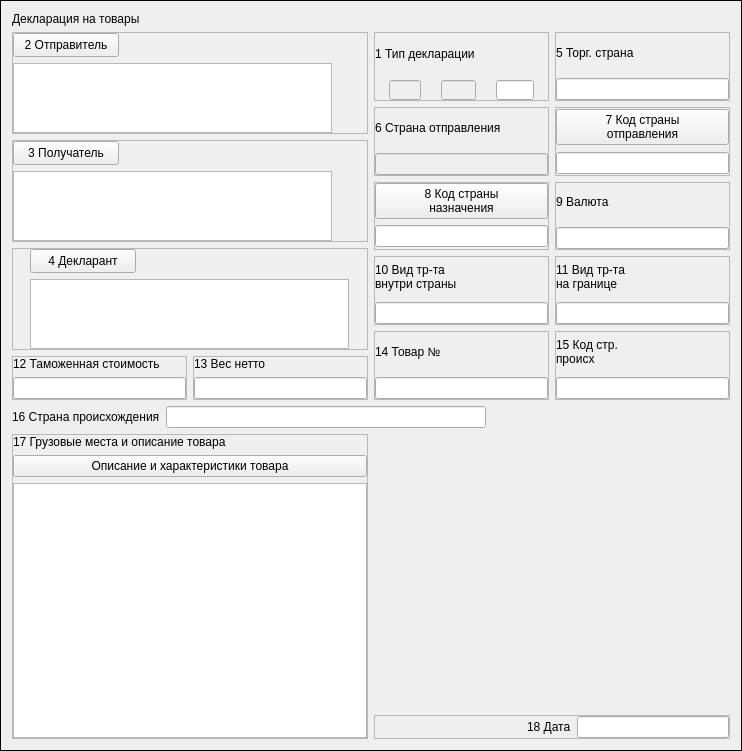
<?xml version="1.0" encoding="UTF-8"?>
<ui version="4.0">
 <class>Frame</class>
 <widget class="QFrame" name="Frame">
  <property name="geometry">
   <rect>
    <x>0</x>
    <y>0</y>
    <width>742</width>
    <height>751</height>
   </rect>
  </property>
  <property name="windowTitle">
   <string>Frame</string>
  </property>
  <property name="frameShape">
   <enum>QFrame::Box</enum>
  </property>
  <layout class="QVBoxLayout" name="verticalLayout_28">
   <item>
    <layout class="QVBoxLayout" name="verticalLayout_25">
     <item>
      <widget class="QLabel" name="label_5">
       <property name="text">
        <string>Декларация на товары</string>
       </property>
      </widget>
     </item>
     <item>
      <layout class="QVBoxLayout" name="verticalLayout_24">
       <item>
        <layout class="QHBoxLayout" name="horizontalLayout_24">
         <item>
          <layout class="QVBoxLayout" name="verticalLayout_21">
           <item>
            <widget class="QFrame" name="frame">
             <property name="frameShape">
              <enum>QFrame::StyledPanel</enum>
             </property>
             <property name="frameShadow">
              <enum>QFrame::Raised</enum>
             </property>
             <layout class="QVBoxLayout" name="verticalLayout_16">
              <property name="leftMargin">
               <number>0</number>
              </property>
              <property name="topMargin">
               <number>0</number>
              </property>
              <property name="rightMargin">
               <number>0</number>
              </property>
              <property name="bottomMargin">
               <number>0</number>
              </property>
              <item>
               <layout class="QVBoxLayout" name="verticalLayout_7">
                <item>
                 <widget class="QPushButton" name="pushButton_1">
                  <property name="minimumSize">
                   <size>
                    <width>106</width>
                    <height>24</height>
                   </size>
                  </property>
                  <property name="maximumSize">
                   <size>
                    <width>106</width>
                    <height>24</height>
                   </size>
                  </property>
                  <property name="text">
                   <string>2 Отправитель</string>
                  </property>
                 </widget>
                </item>
                <item>
                 <widget class="QTextEdit" name="textEdit_1">
                  <property name="minimumSize">
                   <size>
                    <width>319</width>
                    <height>70</height>
                   </size>
                  </property>
                  <property name="maximumSize">
                   <size>
                    <width>319</width>
                    <height>70</height>
                   </size>
                  </property>
                 </widget>
                </item>
               </layout>
              </item>
             </layout>
            </widget>
           </item>
           <item>
            <widget class="QFrame" name="frame_2">
             <property name="frameShape">
              <enum>QFrame::StyledPanel</enum>
             </property>
             <property name="frameShadow">
              <enum>QFrame::Raised</enum>
             </property>
             <layout class="QVBoxLayout" name="verticalLayout_17">
              <property name="leftMargin">
               <number>0</number>
              </property>
              <property name="topMargin">
               <number>0</number>
              </property>
              <property name="rightMargin">
               <number>0</number>
              </property>
              <property name="bottomMargin">
               <number>0</number>
              </property>
              <item>
               <layout class="QVBoxLayout" name="verticalLayout_6">
                <item>
                 <widget class="QPushButton" name="pushButton_2">
                  <property name="minimumSize">
                   <size>
                    <width>106</width>
                    <height>24</height>
                   </size>
                  </property>
                  <property name="maximumSize">
                   <size>
                    <width>106</width>
                    <height>24</height>
                   </size>
                  </property>
                  <property name="text">
                   <string>3 Получатель</string>
                  </property>
                 </widget>
                </item>
                <item>
                 <widget class="QTextEdit" name="textEdit_2">
                  <property name="minimumSize">
                   <size>
                    <width>319</width>
                    <height>70</height>
                   </size>
                  </property>
                  <property name="maximumSize">
                   <size>
                    <width>319</width>
                    <height>70</height>
                   </size>
                  </property>
                 </widget>
                </item>
               </layout>
              </item>
             </layout>
            </widget>
           </item>
           <item>
            <widget class="QFrame" name="frame_3">
             <property name="frameShape">
              <enum>QFrame::StyledPanel</enum>
             </property>
             <property name="frameShadow">
              <enum>QFrame::Raised</enum>
             </property>
             <layout class="QHBoxLayout" name="horizontalLayout_3">
              <property name="leftMargin">
               <number>0</number>
              </property>
              <property name="topMargin">
               <number>0</number>
              </property>
              <property name="rightMargin">
               <number>0</number>
              </property>
              <property name="bottomMargin">
               <number>0</number>
              </property>
              <item>
               <layout class="QVBoxLayout" name="verticalLayout_5">
                <item>
                 <widget class="QPushButton" name="pushButton_3">
                  <property name="minimumSize">
                   <size>
                    <width>106</width>
                    <height>24</height>
                   </size>
                  </property>
                  <property name="maximumSize">
                   <size>
                    <width>106</width>
                    <height>24</height>
                   </size>
                  </property>
                  <property name="text">
                   <string>4 Декларант</string>
                  </property>
                 </widget>
                </item>
                <item>
                 <widget class="QTextEdit" name="textEdit_3">
                  <property name="minimumSize">
                   <size>
                    <width>319</width>
                    <height>70</height>
                   </size>
                  </property>
                  <property name="maximumSize">
                   <size>
                    <width>319</width>
                    <height>70</height>
                   </size>
                  </property>
                 </widget>
                </item>
               </layout>
              </item>
             </layout>
            </widget>
           </item>
           <item>
            <layout class="QHBoxLayout" name="horizontalLayout_23">
             <item>
              <layout class="QHBoxLayout" name="horizontalLayout_19">
               <item>
                <widget class="QFrame" name="frame_14">
                 <property name="frameShape">
                  <enum>QFrame::StyledPanel</enum>
                 </property>
                 <property name="frameShadow">
                  <enum>QFrame::Raised</enum>
                 </property>
                 <layout class="QHBoxLayout" name="horizontalLayout_14">
                  <property name="leftMargin">
                   <number>0</number>
                  </property>
                  <property name="topMargin">
                   <number>0</number>
                  </property>
                  <property name="rightMargin">
                   <number>0</number>
                  </property>
                  <property name="bottomMargin">
                   <number>0</number>
                  </property>
                  <item>
                   <layout class="QVBoxLayout" name="verticalLayout_2">
                    <item>
                     <widget class="QLabel" name="label_12">
                      <property name="text">
                       <string>12 Таможенная стоимость</string>
                      </property>
                     </widget>
                    </item>
                    <item>
                     <widget class="QLineEdit" name="lineEdit_2">
                      <property name="minimumSize">
                       <size>
                        <width>0</width>
                        <height>20</height>
                       </size>
                      </property>
                     </widget>
                    </item>
                   </layout>
                  </item>
                 </layout>
                </widget>
               </item>
              </layout>
             </item>
             <item>
              <layout class="QHBoxLayout" name="horizontalLayout_20">
               <item>
                <widget class="QFrame" name="frame_15">
                 <property name="frameShape">
                  <enum>QFrame::StyledPanel</enum>
                 </property>
                 <property name="frameShadow">
                  <enum>QFrame::Raised</enum>
                 </property>
                 <layout class="QHBoxLayout" name="horizontalLayout_13">
                  <property name="leftMargin">
                   <number>0</number>
                  </property>
                  <property name="topMargin">
                   <number>0</number>
                  </property>
                  <property name="rightMargin">
                   <number>0</number>
                  </property>
                  <property name="bottomMargin">
                   <number>0</number>
                  </property>
                  <item>
                   <layout class="QVBoxLayout" name="verticalLayout_3">
                    <item>
                     <widget class="QLabel" name="label_13">
                      <property name="text">
                       <string>13 Вес нетто</string>
                      </property>
                     </widget>
                    </item>
                    <item>
                     <widget class="QLineEdit" name="lineEdit_3">
                      <property name="minimumSize">
                       <size>
                        <width>0</width>
                        <height>20</height>
                       </size>
                      </property>
                      <property name="maxLength">
                       <number>20</number>
                      </property>
                     </widget>
                    </item>
                   </layout>
                  </item>
                 </layout>
                </widget>
               </item>
              </layout>
             </item>
            </layout>
           </item>
          </layout>
         </item>
         <item>
          <layout class="QVBoxLayout" name="verticalLayout_18">
           <item>
            <layout class="QHBoxLayout" name="horizontalLayout_15">
             <item>
              <widget class="QFrame" name="frame_7">
               <property name="frameShape">
                <enum>QFrame::StyledPanel</enum>
               </property>
               <property name="frameShadow">
                <enum>QFrame::Raised</enum>
               </property>
               <layout class="QVBoxLayout" name="verticalLayout_19">
                <property name="leftMargin">
                 <number>0</number>
                </property>
                <property name="topMargin">
                 <number>0</number>
                </property>
                <property name="rightMargin">
                 <number>0</number>
                </property>
                <property name="bottomMargin">
                 <number>0</number>
                </property>
                <item>
                 <widget class="QLabel" name="label_7">
                  <property name="text">
                   <string>1 Тип декларации</string>
                  </property>
                 </widget>
                </item>
                <item>
                 <layout class="QVBoxLayout" name="verticalLayout_8">
                  <item>
                   <layout class="QHBoxLayout" name="horizontalLayout_2">
                    <item>
                     <widget class="QLineEdit" name="lineEdit_4">
                      <property name="enabled">
                       <bool>false</bool>
                      </property>
                      <property name="minimumSize">
                       <size>
                        <width>32</width>
                        <height>20</height>
                       </size>
                      </property>
                      <property name="maximumSize">
                       <size>
                        <width>20</width>
                        <height>20</height>
                       </size>
                      </property>
                      <property name="toolTip">
                       <string>Тип декларации</string>
                      </property>
                      <property name="text">
                       <string/>
                      </property>
                      <property name="maxLength">
                       <number>40</number>
                      </property>
                     </widget>
                    </item>
                    <item>
                     <widget class="QLineEdit" name="lineEdit_5">
                      <property name="enabled">
                       <bool>false</bool>
                      </property>
                      <property name="minimumSize">
                       <size>
                        <width>35</width>
                        <height>20</height>
                       </size>
                      </property>
                      <property name="maximumSize">
                       <size>
                        <width>35</width>
                        <height>20</height>
                       </size>
                      </property>
                      <property name="toolTip">
                       <string>Тип декларации</string>
                      </property>
                     </widget>
                    </item>
                    <item>
                     <widget class="QLineEdit" name="lineEdit_6">
                      <property name="minimumSize">
                       <size>
                        <width>38</width>
                        <height>20</height>
                       </size>
                      </property>
                      <property name="maximumSize">
                       <size>
                        <width>19</width>
                        <height>20</height>
                       </size>
                      </property>
                      <property name="toolTip">
                       <string>ЭД - для электронного декларирования</string>
                      </property>
                     </widget>
                    </item>
                   </layout>
                  </item>
                 </layout>
                </item>
               </layout>
              </widget>
             </item>
             <item>
              <widget class="QFrame" name="frame_8">
               <property name="frameShape">
                <enum>QFrame::StyledPanel</enum>
               </property>
               <property name="frameShadow">
                <enum>QFrame::Raised</enum>
               </property>
               <layout class="QHBoxLayout" name="horizontalLayout_4">
                <property name="leftMargin">
                 <number>0</number>
                </property>
                <property name="topMargin">
                 <number>0</number>
                </property>
                <property name="rightMargin">
                 <number>0</number>
                </property>
                <property name="bottomMargin">
                 <number>0</number>
                </property>
                <item>
                 <layout class="QVBoxLayout" name="verticalLayout_9">
                  <item>
                   <widget class="QLabel" name="label_8">
                    <property name="text">
                     <string>5 Торг. страна </string>
                    </property>
                   </widget>
                  </item>
                  <item>
                   <widget class="QLineEdit" name="lineEdit_7">
                    <property name="minimumSize">
                     <size>
                      <width>0</width>
                      <height>20</height>
                     </size>
                    </property>
                    <property name="toolTip">
                     <string>код альфа-2 страны</string>
                    </property>
                   </widget>
                  </item>
                 </layout>
                </item>
               </layout>
              </widget>
             </item>
            </layout>
           </item>
           <item>
            <layout class="QHBoxLayout" name="horizontalLayout_17">
             <item>
              <widget class="QFrame" name="frame_17">
               <property name="frameShape">
                <enum>QFrame::StyledPanel</enum>
               </property>
               <property name="frameShadow">
                <enum>QFrame::Raised</enum>
               </property>
               <layout class="QVBoxLayout" name="verticalLayout_27">
                <property name="leftMargin">
                 <number>0</number>
                </property>
                <property name="topMargin">
                 <number>0</number>
                </property>
                <property name="rightMargin">
                 <number>0</number>
                </property>
                <property name="bottomMargin">
                 <number>0</number>
                </property>
                <item>
                 <layout class="QVBoxLayout" name="verticalLayout_26">
                  <item>
                   <widget class="QLabel" name="label">
                    <property name="text">
                     <string>6 Страна отправления</string>
                    </property>
                   </widget>
                  </item>
                  <item>
                   <widget class="QLineEdit" name="lineEdit">
                    <property name="enabled">
                     <bool>false</bool>
                    </property>
                    <property name="toolTip">
                     <string>Краткое наименование страны отправления</string>
                    </property>
                   </widget>
                  </item>
                 </layout>
                </item>
               </layout>
              </widget>
             </item>
             <item>
              <widget class="QFrame" name="frame_4">
               <property name="frameShape">
                <enum>QFrame::StyledPanel</enum>
               </property>
               <property name="frameShadow">
                <enum>QFrame::Raised</enum>
               </property>
               <layout class="QHBoxLayout" name="horizontalLayout_5">
                <property name="leftMargin">
                 <number>0</number>
                </property>
                <property name="topMargin">
                 <number>0</number>
                </property>
                <property name="rightMargin">
                 <number>0</number>
                </property>
                <property name="bottomMargin">
                 <number>0</number>
                </property>
                <item>
                 <layout class="QVBoxLayout" name="verticalLayout_10">
                  <item>
                   <widget class="QPushButton" name="pushButton_8">
                    <property name="text">
                     <string>7 Код страны
отправления</string>
                    </property>
                   </widget>
                  </item>
                  <item>
                   <widget class="QLineEdit" name="lineEdit_8">
                    <property name="minimumSize">
                     <size>
                      <width>0</width>
                      <height>20</height>
                     </size>
                    </property>
                   </widget>
                  </item>
                 </layout>
                </item>
               </layout>
              </widget>
             </item>
            </layout>
           </item>
           <item>
            <layout class="QHBoxLayout" name="horizontalLayout_18">
             <item>
              <widget class="QFrame" name="frame_6">
               <property name="frameShape">
                <enum>QFrame::StyledPanel</enum>
               </property>
               <property name="frameShadow">
                <enum>QFrame::Raised</enum>
               </property>
               <layout class="QHBoxLayout" name="horizontalLayout_6">
                <property name="leftMargin">
                 <number>0</number>
                </property>
                <property name="topMargin">
                 <number>0</number>
                </property>
                <property name="rightMargin">
                 <number>0</number>
                </property>
                <property name="bottomMargin">
                 <number>0</number>
                </property>
                <item>
                 <layout class="QVBoxLayout" name="verticalLayout_11">
                  <item>
                   <widget class="QPushButton" name="pushButton_9">
                    <property name="text">
                     <string>8 Код страны
назначения</string>
                    </property>
                   </widget>
                  </item>
                  <item>
                   <widget class="QLineEdit" name="lineEdit_9">
                    <property name="enabled">
                     <bool>true</bool>
                    </property>
                    <property name="minimumSize">
                     <size>
                      <width>0</width>
                      <height>20</height>
                     </size>
                    </property>
                   </widget>
                  </item>
                 </layout>
                </item>
               </layout>
              </widget>
             </item>
             <item>
              <widget class="QFrame" name="frame_5">
               <property name="frameShape">
                <enum>QFrame::StyledPanel</enum>
               </property>
               <property name="frameShadow">
                <enum>QFrame::Raised</enum>
               </property>
               <layout class="QHBoxLayout" name="horizontalLayout_7">
                <property name="leftMargin">
                 <number>0</number>
                </property>
                <property name="topMargin">
                 <number>0</number>
                </property>
                <property name="rightMargin">
                 <number>0</number>
                </property>
                <property name="bottomMargin">
                 <number>0</number>
                </property>
                <item>
                 <layout class="QVBoxLayout" name="verticalLayout_12">
                  <item>
                   <widget class="QLabel" name="label_9">
                    <property name="text">
                     <string>9 Валюта</string>
                    </property>
                   </widget>
                  </item>
                  <item>
                   <widget class="QLineEdit" name="lineEdit_10">
                    <property name="enabled">
                     <bool>true</bool>
                    </property>
                    <property name="minimumSize">
                     <size>
                      <width>0</width>
                      <height>20</height>
                     </size>
                    </property>
                    <property name="toolTip">
                     <string>Код валюты, нажмите ENTER</string>
                    </property>
                   </widget>
                  </item>
                 </layout>
                </item>
               </layout>
              </widget>
             </item>
            </layout>
           </item>
           <item>
            <layout class="QHBoxLayout" name="horizontalLayout_21">
             <item>
              <widget class="QFrame" name="frame_9">
               <property name="frameShape">
                <enum>QFrame::StyledPanel</enum>
               </property>
               <property name="frameShadow">
                <enum>QFrame::Raised</enum>
               </property>
               <layout class="QVBoxLayout" name="verticalLayout_20">
                <property name="leftMargin">
                 <number>0</number>
                </property>
                <property name="topMargin">
                 <number>0</number>
                </property>
                <property name="rightMargin">
                 <number>0</number>
                </property>
                <property name="bottomMargin">
                 <number>0</number>
                </property>
                <item>
                 <layout class="QVBoxLayout" name="verticalLayout_13">
                  <item>
                   <widget class="QLabel" name="label_10">
                    <property name="text">
                     <string>10 Вид тр-та
внутри страны</string>
                    </property>
                   </widget>
                  </item>
                  <item>
                   <widget class="QLineEdit" name="lineEdit_11">
                    <property name="minimumSize">
                     <size>
                      <width>0</width>
                      <height>20</height>
                     </size>
                    </property>
                    <property name="toolTip">
                     <string>Код вида транспортного средства, нажмите ENTER для выбора</string>
                    </property>
                   </widget>
                  </item>
                 </layout>
                </item>
               </layout>
              </widget>
             </item>
             <item>
              <widget class="QFrame" name="frame_11">
               <property name="frameShape">
                <enum>QFrame::StyledPanel</enum>
               </property>
               <property name="frameShadow">
                <enum>QFrame::Raised</enum>
               </property>
               <layout class="QHBoxLayout" name="horizontalLayout_8">
                <property name="leftMargin">
                 <number>0</number>
                </property>
                <property name="topMargin">
                 <number>0</number>
                </property>
                <property name="rightMargin">
                 <number>0</number>
                </property>
                <property name="bottomMargin">
                 <number>0</number>
                </property>
                <item>
                 <layout class="QVBoxLayout" name="verticalLayout_14">
                  <item>
                   <widget class="QLabel" name="label_11">
                    <property name="text">
                     <string>11 Вид тр-та
на границе</string>
                    </property>
                   </widget>
                  </item>
                  <item>
                   <widget class="QLineEdit" name="lineEdit_12">
                    <property name="minimumSize">
                     <size>
                      <width>0</width>
                      <height>20</height>
                     </size>
                    </property>
                    <property name="toolTip">
                     <string>Код вида транспортного средства, нажмите ENTER для выбора</string>
                    </property>
                   </widget>
                  </item>
                 </layout>
                </item>
               </layout>
              </widget>
             </item>
            </layout>
           </item>
           <item>
            <layout class="QHBoxLayout" name="horizontalLayout_22">
             <property name="leftMargin">
              <number>0</number>
             </property>
             <property name="topMargin">
              <number>0</number>
             </property>
             <property name="rightMargin">
              <number>0</number>
             </property>
             <property name="bottomMargin">
              <number>0</number>
             </property>
             <item>
              <widget class="QFrame" name="frame_12">
               <property name="frameShape">
                <enum>QFrame::StyledPanel</enum>
               </property>
               <property name="frameShadow">
                <enum>QFrame::Raised</enum>
               </property>
               <layout class="QHBoxLayout" name="horizontalLayout_9">
                <property name="leftMargin">
                 <number>0</number>
                </property>
                <property name="topMargin">
                 <number>0</number>
                </property>
                <property name="rightMargin">
                 <number>0</number>
                </property>
                <property name="bottomMargin">
                 <number>0</number>
                </property>
                <item>
                 <layout class="QVBoxLayout" name="verticalLayout_15">
                  <item>
                   <widget class="QLabel" name="label_2">
                    <property name="text">
                     <string>14 Товар №</string>
                    </property>
                   </widget>
                  </item>
                  <item>
                   <widget class="QLineEdit" name="lineEdit_13">
                    <property name="minimumSize">
                     <size>
                      <width>0</width>
                      <height>20</height>
                     </size>
                    </property>
                    <property name="toolTip">
                     <string>МПО или ЭКГ, нажмите ENTER для выбора</string>
                    </property>
                   </widget>
                  </item>
                 </layout>
                </item>
               </layout>
              </widget>
             </item>
             <item>
              <widget class="QFrame" name="frame_13">
               <property name="frameShape">
                <enum>QFrame::StyledPanel</enum>
               </property>
               <property name="frameShadow">
                <enum>QFrame::Raised</enum>
               </property>
               <layout class="QHBoxLayout" name="horizontalLayout_12">
                <property name="leftMargin">
                 <number>0</number>
                </property>
                <property name="topMargin">
                 <number>0</number>
                </property>
                <property name="rightMargin">
                 <number>0</number>
                </property>
                <property name="bottomMargin">
                 <number>0</number>
                </property>
                <item>
                 <layout class="QVBoxLayout" name="verticalLayout_4">
                  <item>
                   <widget class="QLabel" name="label_1">
                    <property name="text">
                     <string>15 Код стр.
происх</string>
                    </property>
                   </widget>
                  </item>
                  <item>
                   <widget class="QLineEdit" name="lineEdit_1">
                    <property name="minimumSize">
                     <size>
                      <width>0</width>
                      <height>20</height>
                     </size>
                    </property>
                   </widget>
                  </item>
                 </layout>
                </item>
               </layout>
              </widget>
             </item>
            </layout>
           </item>
          </layout>
         </item>
        </layout>
       </item>
       <item>
        <layout class="QVBoxLayout" name="verticalLayout_23">
         <item>
          <layout class="QHBoxLayout" name="horizontalLayout_16">
           <item>
            <widget class="QLabel" name="label_6">
             <property name="text">
              <string>16 Страна происхождения</string>
             </property>
            </widget>
           </item>
           <item>
            <widget class="QLineEdit" name="lineEdit_16"/>
           </item>
           <item>
            <spacer name="horizontalSpacer_2">
             <property name="orientation">
              <enum>Qt::Horizontal</enum>
             </property>
             <property name="sizeType">
              <enum>QSizePolicy::Fixed</enum>
             </property>
             <property name="sizeHint" stdset="0">
              <size>
               <width>244</width>
               <height>20</height>
              </size>
             </property>
            </spacer>
           </item>
          </layout>
         </item>
         <item>
          <layout class="QHBoxLayout" name="horizontalLayout_25">
           <item>
            <widget class="QFrame" name="frame_10">
             <property name="frameShape">
              <enum>QFrame::StyledPanel</enum>
             </property>
             <property name="frameShadow">
              <enum>QFrame::Raised</enum>
             </property>
             <layout class="QHBoxLayout" name="horizontalLayout_10">
              <property name="leftMargin">
               <number>0</number>
              </property>
              <property name="topMargin">
               <number>0</number>
              </property>
              <property name="rightMargin">
               <number>0</number>
              </property>
              <property name="bottomMargin">
               <number>0</number>
              </property>
              <item>
               <layout class="QVBoxLayout" name="verticalLayout">
                <item>
                 <widget class="QLabel" name="label_3">
                  <property name="text">
                   <string>17 Грузовые места и описание товара</string>
                  </property>
                 </widget>
                </item>
                <item>
                 <widget class="QPushButton" name="pushButton_13">
                  <property name="text">
                   <string>Описание и характеристики товара</string>
                  </property>
                 </widget>
                </item>
                <item>
                 <widget class="QTextEdit" name="textEdit_4"/>
                </item>
               </layout>
              </item>
             </layout>
            </widget>
           </item>
           <item>
            <layout class="QVBoxLayout" name="verticalLayout_22">
             <item>
              <spacer name="verticalSpacer">
               <property name="orientation">
                <enum>Qt::Vertical</enum>
               </property>
               <property name="sizeHint" stdset="0">
                <size>
                 <width>20</width>
                 <height>40</height>
                </size>
               </property>
              </spacer>
             </item>
             <item>
              <widget class="QFrame" name="frame_16">
               <property name="frameShape">
                <enum>QFrame::StyledPanel</enum>
               </property>
               <property name="frameShadow">
                <enum>QFrame::Raised</enum>
               </property>
               <layout class="QHBoxLayout" name="horizontalLayout_11">
                <property name="leftMargin">
                 <number>0</number>
                </property>
                <property name="topMargin">
                 <number>0</number>
                </property>
                <property name="rightMargin">
                 <number>0</number>
                </property>
                <property name="bottomMargin">
                 <number>0</number>
                </property>
                <item>
                 <layout class="QHBoxLayout" name="horizontalLayout">
                  <item>
                   <spacer name="horizontalSpacer">
                    <property name="orientation">
                     <enum>Qt::Horizontal</enum>
                    </property>
                    <property name="sizeHint" stdset="0">
                     <size>
                      <width>40</width>
                      <height>20</height>
                     </size>
                    </property>
                   </spacer>
                  </item>
                  <item>
                   <widget class="QLabel" name="label_4">
                    <property name="text">
                     <string>18 Дата</string>
                    </property>
                   </widget>
                  </item>
                  <item>
                   <widget class="QLineEdit" name="lineEdit_15">
                    <property name="minimumSize">
                     <size>
                      <width>0</width>
                      <height>20</height>
                     </size>
                    </property>
                   </widget>
                  </item>
                 </layout>
                </item>
               </layout>
              </widget>
             </item>
            </layout>
           </item>
          </layout>
         </item>
        </layout>
       </item>
      </layout>
     </item>
    </layout>
   </item>
  </layout>
 </widget>
 <resources/>
 <connections/>
</ui>
